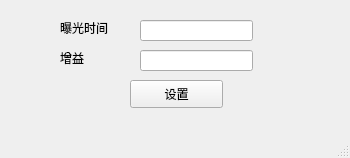
<?xml version="1.0" encoding="UTF-8"?>
<ui version="4.0">
 <class>MainWindow</class>
 <widget class="QMainWindow" name="MainWindow">
  <property name="geometry">
   <rect>
    <x>0</x>
    <y>0</y>
    <width>350</width>
    <height>158</height>
   </rect>
  </property>
  <property name="windowTitle">
   <string>MainWindow</string>
  </property>
  <widget class="QWidget" name="centralwidget">
   <widget class="QLabel" name="label">
    <property name="geometry">
     <rect>
      <x>60</x>
      <y>20</y>
      <width>72</width>
      <height>15</height>
     </rect>
    </property>
    <property name="text">
     <string>曝光时间</string>
    </property>
   </widget>
   <widget class="QLineEdit" name="lineEdit">
    <property name="geometry">
     <rect>
      <x>140</x>
      <y>20</y>
      <width>113</width>
      <height>21</height>
     </rect>
    </property>
   </widget>
   <widget class="QLabel" name="label_2">
    <property name="geometry">
     <rect>
      <x>60</x>
      <y>50</y>
      <width>72</width>
      <height>15</height>
     </rect>
    </property>
    <property name="text">
     <string>增益</string>
    </property>
   </widget>
   <widget class="QLineEdit" name="lineEdit_2">
    <property name="geometry">
     <rect>
      <x>140</x>
      <y>50</y>
      <width>113</width>
      <height>21</height>
     </rect>
    </property>
   </widget>
   <widget class="QPushButton" name="pushButton">
    <property name="geometry">
     <rect>
      <x>130</x>
      <y>80</y>
      <width>93</width>
      <height>28</height>
     </rect>
    </property>
    <property name="text">
     <string>设置</string>
    </property>
   </widget>
  </widget>
  <widget class="QMenuBar" name="menubar">
   <property name="geometry">
    <rect>
     <x>0</x>
     <y>0</y>
     <width>350</width>
     <height>26</height>
    </rect>
   </property>
  </widget>
  <widget class="QStatusBar" name="statusbar"/>
 </widget>
 <resources/>
 <connections/>
</ui>
